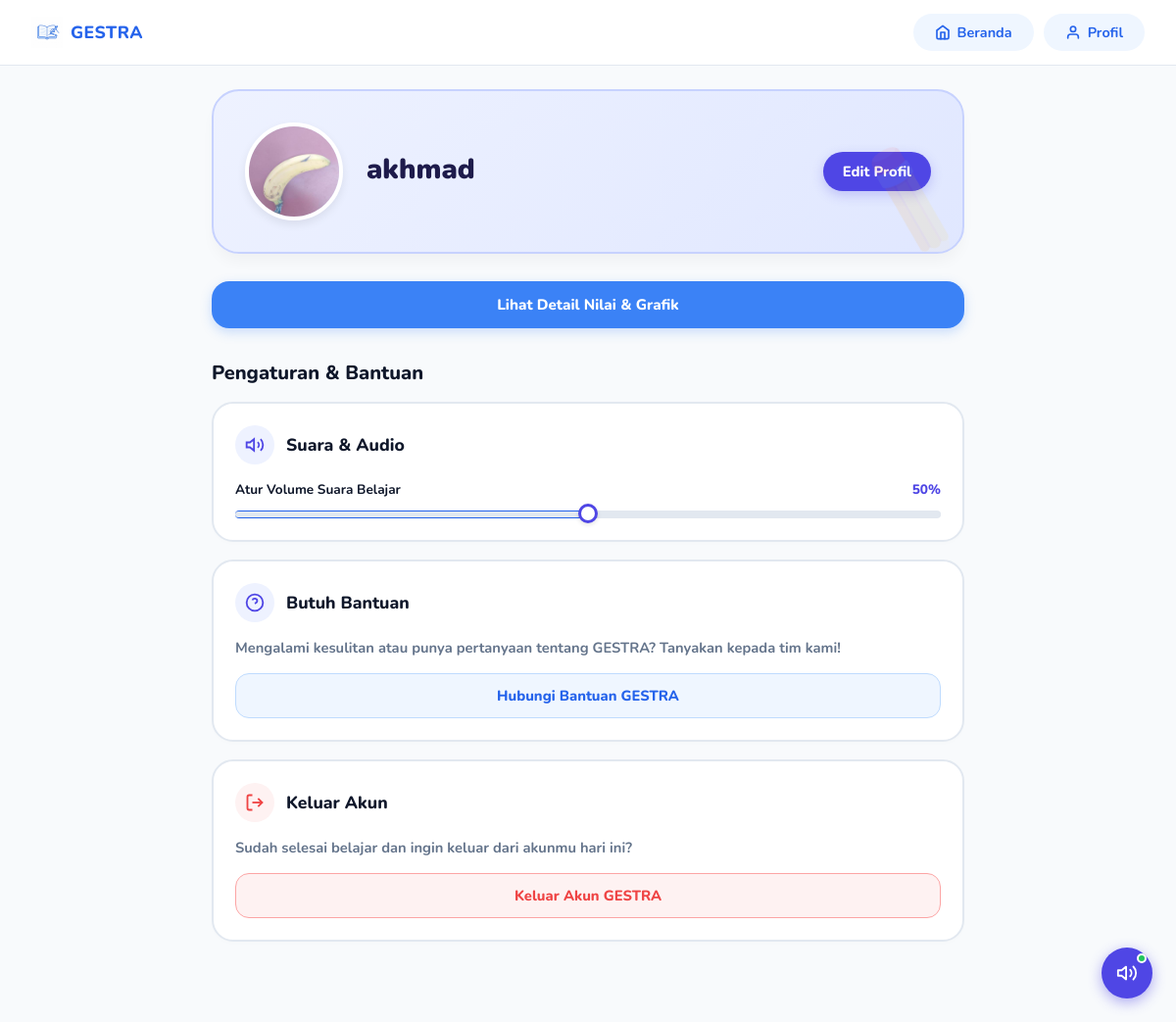
Screenshot of /profile (signed in) with the database file from the repository.
### app/models/user.py (models this page shows)
class User(Base):
    __tablename__ = "users"
    id = Column(Integer, primary_key=True, index=True)
    nama = Column(String, index=True)
    email = Column(String, unique=True, index=True)
    password = Column(String)
    role = Column(String, default="murid") # "murid" or "guru"
    foto_profil = Column(String, default="/static/assets/images/mascot.png")

### app/routes/profil.py (the view)
@router.get("/profil", response_class=HTMLResponse)
@router.get("/profile", response_class=HTMLResponse)
async def profil(request: Request, db: Session = Depends(get_db)):
    user = get_current_user(request, db)
    if not user:
        return RedirectResponse(url="/login")
    ensure_foto_profil_column(db)
    from app.services.latihan import get_all_jawaban_by_siswa
    from app.models.quiz import QuizSession
    riwayat_list = get_all_jawaban_by_siswa(db, user.id)
    quiz_sessions = db.query(QuizSession).filter(QuizSession.siswa_id == user.id).all()
    total_latihan = len(riwayat_list)
    total_kuis = len(quiz_sessions)
    total_aktivitas = total_latihan + total_kuis
    sum_nilai = sum([r.nilai for r in riwayat_list]) + sum([q.skor_akhir for q in quiz_sessions])
    rata_rata = round(sum_nilai / total_aktivitas, 1) if total_aktivitas > 0 else 0
    unique_dates = set()
    for r in riwayat_list:
        if r.dikumpulkan_pada:
            unique_dates.add(r.dikumpulkan_pada.date())
    for q in quiz_sessions:
        if q.waktu_mulai:
            unique_dates.add(q.waktu_mulai.date())
    streak = len(unique_dates)
    stats = {
        "total_latihan": total_latihan,
        "total_kuis": total_kuis,
        "total_aktivitas": total_aktivitas,
        "rata_rata": rata_rata,
        "streak": streak
    }
    return templates.TemplateResponse(
        request,
        "profil.html",
        {
            "user": user,
            "stats": stats
        }
    )

### app/templates/profil.html (shortened to what this page needs)
{% extends "layout.html" %}
{% block extra_css %}
<link rel="stylesheet" href="{{ url_for('static', path='css/profil.css') }}" />
{% endblock %}
{% block content %}
<main class="page-wrapper">
  <div class="profile-header">
    <div class="profile-avatar-wrapper" onclick="window.location.href='/edit-profile'" style="cursor: pointer;">
      <img
        src="{% if user.foto_profil %}{{ user.foto_profil }}{% else %}{{ url_for('static', path='assets/images/mascot.png') }}?v=2{% endif %}"
        alt="Foto Profil" class="profile-avatar" />
    </div>
    <div class="profile-info">
      <h2>{{ user.nama }}</h2>
    </div>
    <a href="/edit-profile" class="btn-edit-profile-header">Edit Profil</a>
  </div>
  <div class="profile-action-row">
    <a href="/murid/riwayat-nilai" class="profile-action-btn profile-action-btn-primary">
      Lihat Detail Nilai & Grafik
    </a>
  </div>
  <h3 class="section-title" style="margin-bottom: 16px;">Pengaturan & Bantuan</h3>
  <div class="settings-card">
    <div class="settings-header">
      <div class="settings-icon">
        <svg viewBox="0 0 24 24" fill="none" stroke="currentColor" stroke-width="2.2" width="20" height="20">
          <polygon points="11 5 6 9 2 9 2 15 6 15 11 19 11 5" />
          <path d="M19.07 4.93a10 10 0 0 1 0 14.14" />
          <path d="M15.54 8.46a5 5 0 0 1 0 7.07" />
        </svg>
      </div>
      <h3>Suara & Audio</h3>
    </div>
    <div class="slider-container">
      <div class="slider-header">
        <span>Atur Volume Suara Belajar</span>
        <span id="volume-val" style="color: #4F46E5; font-weight: 800;">50%</span>
      </div>
      <input type="range" id="volume-slider" min="0" max="100" value="50" oninput="updateVolume(this.value)"
        style="width: 100%;">
    </div>
  </div>
  <div class="settings-card">
    <div class="settings-header">
      <div class="settings-icon">
        <svg viewBox="0 0 24 24" fill="none" stroke="currentColor" stroke-width="2.2" width="20" height="20">
          <circle cx="12" cy="12" r="10" />
          <path d="M9.09 9a3 3 0 0 1 5.83 1c0 2-3 3-3 3" />
          <line x1="12" y1="17" x2="12.01" y2="17" />
        </svg>
      </div>
      <h3>Butuh Bantuan</h3>
    </div>
    <p>Mengalami kesulitan atau punya pertanyaan tentang GESTRA? Tanyakan kepada tim kami!</p>
    <button class="btn-setting btn-setting-blue"
      onclick="alert('Layanan bantuan akan segera menghubungimu lewat Whatsapp/Email! 📞✨')">
      Hubungi Bantuan GESTRA
    </button>
  </div>
  <div class="settings-card">
    <div class="settings-header">
      <div class="settings-icon" style="color: #EF4444; background: #FEF2F2;">
        <svg viewBox="0 0 24 24" fill="none" stroke="currentColor" stroke-width="2.2" width="20" height="20">
          <path d="M9 21H5a2 2 0 0 1-2-2V5a2 2 0 0 1 2-2h4" />
          <polyline points="16 17 21 12 16 7" />
          <line x1="21" y1="12" x2="9" y2="12" />
        </svg>
      </div>
      <h3>Keluar Akun</h3>
    </div>
    <p>Sudah selesai belajar dan ingin keluar dari akunmu hari ini?</p>
    <button class="btn-setting btn-setting-red" onclick="window.location.href='/logout'">
      Keluar Akun GESTRA
    </button>
  </div>
</main>
{% endblock %}

### app/static/css/global.css (style rules this page uses)
:root { --blue-50: #EFF6FF; --blue-100: #DBEAFE; --blue-200: #BFDBFE; --blue-300: #93C5FD; --blue-400: #60A5FA; --blue-500: #3B82F6; --blue-600: #2563EB; --blue-700: #1D4ED8; --blue-800: #1E40AF; --gray-50: #F8FAFC; --gray-100: #F1F5F9; --gray-200: #E2E8F0; --gray-300: #CBD5E1; --gray-400: #94A3B8; --gray-500: #64748B; --gray-700: #334155; --gray-900: #0F172A; --white: #FFFFFF; --radius-sm: 8px; --radius-md: 14px; --radius-lg: 20px; --radius-xl: 28px; --shadow-sm: 0 1px 3px rgba(0, 0, 0, .08), 0 1px 2px rgba(0, 0, 0, .06); --shadow-md: 0 4px 16px rgba(37, 99, 235, .10); --shadow-lg: 0 8px 32px rgba(37, 99, 235, .14); --transition: all .22s ease; --font: 'Nunito', sans-serif; }
*, *::before, *::after { box-sizing: border-box; margin: 0; padding: 0; }
html { scroll-behavior: smooth; }
body { font-family: var(--font); background-color: var(--gray-50); color: var(--gray-900); min-height: 100vh; -webkit-font-smoothing: antialiased; }
img { max-width: 100%; display: block; }
a { text-decoration: none; color: inherit; }
button { cursor: pointer; font-family: var(--font); border: none; outline: none; }
input { font-family: var(--font); outline: none; border: none; }
.page-wrapper { max-width: 900px; margin: 0 auto; padding: 28px 20px 60px; }
.page-wrapper { padding-top: 24px !important; }

### app/static/css/profil.css (style rules this page uses)
.profile-header { display: flex; align-items: center; gap: 24px; background: var(--white); border-radius: var(--radius-lg); border: 1.5px solid var(--gray-200); padding: 32px; margin-bottom: 32px; box-shadow: var(--shadow-sm); animation: fadeUp .4s ease both; }
.profile-avatar-wrapper { display: flex; flex-direction: column; align-items: center; gap: 12px; }
.profile-avatar { width: 100px; height: 100px; border-radius: 50%; object-fit: cover; border: 4px solid var(--blue-100); }
.profile-info { flex: 1; }
.profile-info h2 { font-size: 1.6rem; font-weight: 800; color: var(--gray-900); margin-bottom: 6px; }
.section-title { font-size: 1.25rem; font-weight: 800; color: var(--gray-900); margin-bottom: 16px; }
.settings-card { background: var(--white); border-radius: var(--radius-lg); border: 1.5px solid var(--gray-200); padding: 24px; margin-bottom: 20px; box-shadow: var(--shadow-sm); animation: fadeUp .7s ease both; }
.settings-header { display: flex; align-items: center; gap: 12px; margin-bottom: 16px; }
.settings-icon { width: 36px; height: 36px; background: var(--blue-50); color: var(--blue-600); border-radius: 50%; display: flex; align-items: center; justify-content: center; }
.settings-header h3 { font-size: 1.1rem; font-weight: 800; color: var(--gray-900); }
.settings-card > p { font-size: .9rem; color: var(--gray-600); margin-bottom: 16px; }
.slider-container { display: flex; flex-direction: column; gap: 12px; }
.slider-header { display: flex; justify-content: space-between; font-size: .85rem; font-weight: 700; color: var(--gray-600); }
input[type=range] { -webkit-appearance: none; width: 100%; background: transparent; }
.btn-setting { width: 100%; padding: 14px; background: var(--blue-50); color: var(--gray-700); border: none; border-radius: var(--radius-sm); font-size: .95rem; font-weight: 800; cursor: pointer; transition: var(--transition); }

### rows the page displays
User: foto_profil (picture), nama "akhmad"
